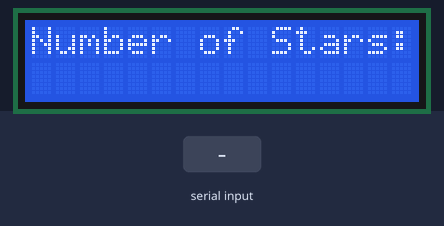
A sketch run on a simulated Arduino Uno, built with avr-gcc and run on an emulated ATmega328P. Shown: 16×2 character LCD. The test bench sets the inputs (shaded band). What the sketch prints to the serial monitor is not drawn.

Above: at 0.9 s.
1.0 s: "125\n" received over Serial
At 2.8 s:
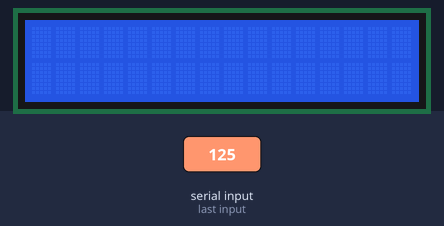
At 3.7 s:
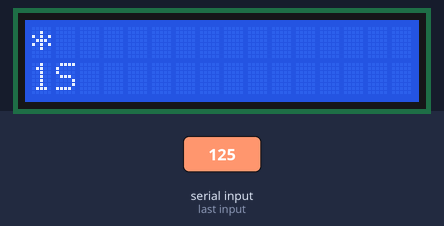
Timing chart, 0 to 5.2 s (numbered marks = the images above; inputs shaded):
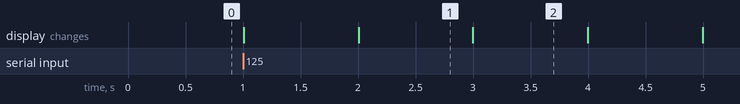

The sketch:

timerSetup.ino
```cpp
// include the LiquidCrystal library
#include <LiquidCrystal.h>
// initialize the class named lcd
LiquidCrystal lcd(7, 8, 9, 10, 11, 12); // LiquidCrystal(RS, Enable, D4, D5, D6, D7)

// set up global variables
unsigned int numstar;
volatile unsigned int secs = 0; // use volatile (changing frequently) variables in interrupt functions
volatile unsigned int fake_secs = 0; //.008s increases that will be used for 1s timing.
int pre_secs = secs;

void setup() {
  // put your setup code here, to run once:
  Serial.begin(9600);
  // initialize lcd
  lcd.begin(16, 2); // lcd.begin(cols, rows)
  lcd.clear(); // clear the LCD screen

  String str;

  // set the position of the cursor and print info.
  lcd.setCursor(0, 0); // lcd.setCursor(col, row)
  lcd.print("Number of Stars:");

  // get information from the serial monitor
  Serial.println("How many stars do you want to display?");
  while(1) {
    if(Serial.available() > 0) {
      str = Serial.readStringUntil('\n');
      numstar = str.toInt();
      Serial.println(numstar);
      lcd.setCursor(0, 1);
      lcd.print(numstar);
      delay(1000); // wait for printing
      break;
    }
  }

  lcd.clear(); // clear info. on LCD

  // set up Timer
  noInterrupts(); // stop interrupts

  //Initial Setup
  TCCR2A = 0;
  TCCR2B = 0;
  TCNT2 = 0;
  //CTC Mode and 1024 prescaler
  TCCR2A |= (1<<WGM21);
  TCCR2B |= (1 << CS22) | (1 << CS21) | (1 << CS20);
  //Compare match and allow compare match inturrupt
  OCR2A = 124;
  TIMSK2 |= (1<<OCIE2A);

  interrupts(); // allow interrupts
}

// timer interrupt function with compare match A interrupt in Timer1
ISR(TIMER2_COMPA_vect) {
    fake_secs++;
    if (fake_secs == 125) {
      secs++;
      fake_secs = 0;
    }
}

void loop() {
  // put your main code here, to run repeatedly:
  if (pre_secs != secs) { // when secs increases, print * or seconds
    if (secs <= numstar) {
      Serial.print("*");
      if (secs == numstar) {
        Serial.println("");
      }
      lcd.setCursor(secs-1, 0);
      lcd.print("*");
    } else {
      Serial.print("Second: ");
      Serial.println(secs);
      // for checking with internal clock
      Serial.print("Internal Clock: ");
      Serial.println(float(millis())/1000.0); // millis() = milliseconds
    }

    lcd.setCursor(0, 1);
    lcd.print(secs, DEC);
    lcd.print("S");

    pre_secs = secs;
  }
}
```

Measured:
- after the input at 1.0 s, the display: first changes at once (image 1 shows a later state)
- what the display in image 1 shows lasts 1.0 s, from 2.0 s to 3.0 s
